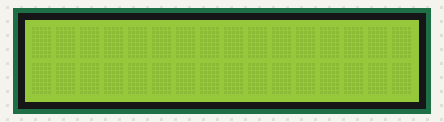
This sketch was run on a simulated Arduino Uno, built with avr-gcc and run on an emulated ATmega328P. Parts: 16×2 character LCD.

Above: at 0.2 s.
At 2.21 s:
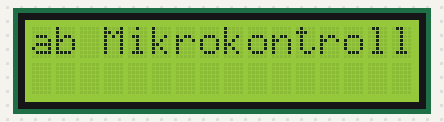
At 3.43 s:
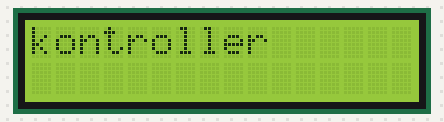
At 6.6 s:
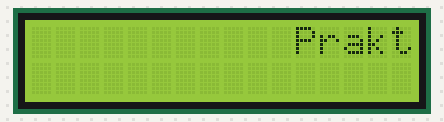
At 7.1 s:
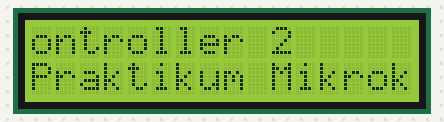
At 8.2 s:
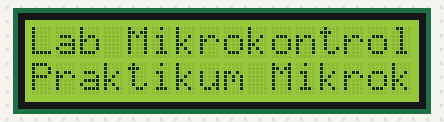

Measured:
- by itself, everything shown: repeats every 7.5 s, in 31 steps
- what the display in image 0 shows lasts 0.5 s, from 0.1 s to 0.6 s

The sketch:

LCD_Latihan_1.ino
```cpp
#include <LiquidCrystal.h>
LiquidCrystal lcd(8,9,4,5,6,7);

void setup() {
  // put your setup code here, to run once:
lcd.begin(16,2);
}

void loop() {
  // put your main code here, to run repeatedly:
lcd.begin(16,2);
lcd.setCursor(0,0);
lcd.print("Lab Mikrokontroller");
lcd.setCursor(0,1);
lcd.print("Praktikum Mikrokontroller 2");

lcd.noDisplay();
delay(500);
lcd.display();
delay(500);
lcd.noDisplay();
delay(500);
lcd.display();
delay(500);
lcd.clear();

for (int pos = 0; pos < 29; pos++) {
  lcd.setCursor(0,0);
  lcd.print("Lab Mikrokontroller");
  lcd.scrollDisplayLeft();
  delay(150);
  }
lcd.setCursor(0,0);
lcd.print("Praktikum Mikrokontroller 2");
delay(500);
lcd.setCursor(16,2);
lcd.autoscroll();
lcd.print("Praktikum Mikrokontroller 2");
delay(500);
lcd.noAutoscroll();
lcd.clear();
}
```
